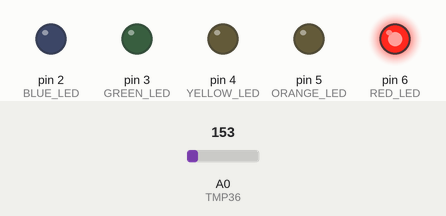
The sketch below on a simulated Arduino Uno, built with avr-gcc and run on an emulated ATmega328P. Parts: output pins drawn as LEDs (lit = HIGH). Inputs (shaded band) come from the test bench; at power-on: A0 (TMP36) = 153.

Above: at 1.8 s.
1.9 s: A0 (TMP36) set to 132
At 3.2 s:
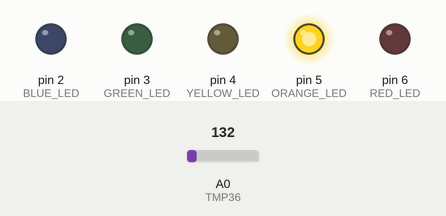
3.5 s: A0 (TMP36) set to 114
At 4.8 s:
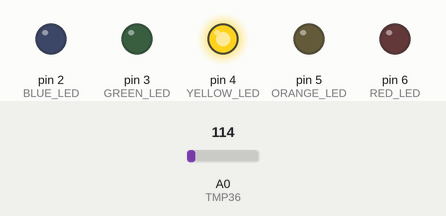
5.5 s: A0 (TMP36) set to 133
At 6.4 s:
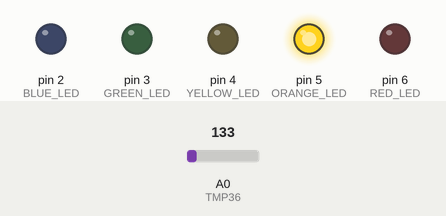
7.5 s: A0 (TMP36) set to 165
At 9.1 s:
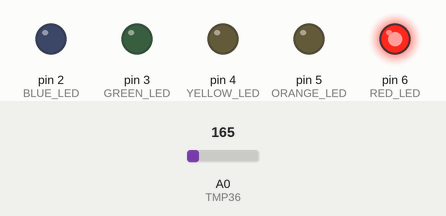
Timing chart, 0 to 10.5 s (numbered marks = the images above; inputs shaded):
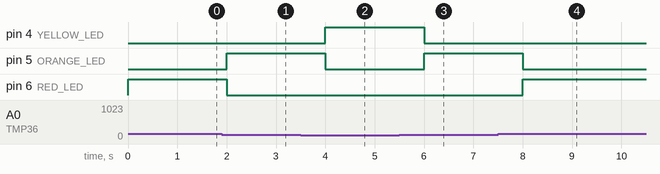

The sketch:

timer_interrupt.ino
```cpp
// (C) Aisha Attar, Vijaykrishnan Gopalakrishnan, Ville Vikingsson, group: 25 (2026)
// Work package 4
// Exercise 1
// Submission code: sCnaU7

#define RED_LED 6   // define macro
#define ORANGE_LED 5  // define macro
#define YELLOW_LED 4  // define macro
#define GREEN_LED 3 // define macro
#define BLUE_LED 2  // define macro
#define TMP36 A0  // define macro

void setup() {
  pinMode(RED_LED, OUTPUT);     // Set pin mode
  pinMode(ORANGE_LED, OUTPUT);  // Set pin mode
  pinMode(YELLOW_LED, OUTPUT);  // Set pin mode
  pinMode(GREEN_LED, OUTPUT);   // Set pin mode
  pinMode(BLUE_LED, OUTPUT);    // Set pin mode
  pinMode(TMP36, INPUT);        // Set pin mode

  cli(); // Clear interrupts, enter critical section

  // The arduino uno also has timer0 and timer2, but they work with 8 bits.
  // timer1 is a 16bit timer.
  // It is more appropriate to use for smaller frequencies (larger intervals) because
  // it can count more times before overflowing.
  // The below sets timer1 to interrupt at 1Hz.

  // Timer Counter Control Registers are special memory locations (usually 8 or 16 bits) used for
  // telling the timer exactly how to behave.
  // Setting all the control registers back to 0 ensure we have a known state and eliminate glitchy behavior
  TCCR1A = 0; // Set first half of Timer 1 control registers to 0.
  TCCR1B = 0; // Set second half of Timer 1 control registers to 0.
  TCNT1 = 0;  // Timer CouNTer, the actual number of times the timer has incremented before overflowing. We set this back to 0 to start from... well, 0.

  // OCR = Output Compare Register. Hardware is constantly checking if TCNT == OCR, and if it is, a given event is triggered. (in this case an interrupt).
  // Arduino clock speed == 16 000 000 Hz, 16MHz.
  // What are prescalers?
  OCR1A =  15624; // = (16*10^6) / (1*1024) - 1. Must be < 65536
  // Set Waveform Generation Mode bit. This tells the timer we want it to reset when it reaches the OCR1A value instead of its natural max, 65536
  TCCR1B |= (1 << WGM12); // Timer counter control register 1B
  // Set CS10 and CS12 bits to tell the timer we want to use a prescaler of 1024. This allows us to use the timer for intervals as long as aroudn 4 seconds, but with
  // a lower resolution than smaller prescalers.
  TCCR1B |= (1 << CS12) | (1 << CS10);
  // enable timer compare interrupt by setting "Output Compare Interrupt Enable" bit for timer 1 to 1 in the Timer Interrupt Mask for timer 1.
  TIMSK1 |= (1 << OCIE1A);

  sei(); // Set interrupts, exit critical section
}

  // Timer1's interrupt handler
ISR(TIMER1_COMPA_vect){
  static int last_pin = 2;  // Static variable to keep track of the LED that's currently on (needs to be turned off)
  digitalWrite(last_pin, LOW);  // Turn off led
  float temp = get_temperature(); // read temperature
  if (temp <= -10) {  // if temp <= 10
    digitalWrite(BLUE_LED, HIGH); // set LED to high
    last_pin = BLUE_LED;  // remember what LED is on
  } else if (temp <= 0) { // if temp <= 0
    digitalWrite(GREEN_LED, HIGH); // set LED to high
    last_pin = GREEN_LED; // remember what LED is on
  } else if (temp <= 10) { // if temp <= 10
    digitalWrite(YELLOW_LED, HIGH); // set LED to high
    last_pin = YELLOW_LED; // remember what LED is on
  } else if (temp <= 20) {  // if temp <= 20
    digitalWrite(ORANGE_LED, HIGH); // set LED to high
    last_pin = ORANGE_LED; // remember what LED is on
  } else {  // if temp > 20
    digitalWrite(RED_LED, HIGH); // set LED to high
    last_pin = RED_LED; // remember what LED is on
  }
}

void loop() {
  // Do nothing, just wait for interrupt
}


// Reads the current temperature
float get_temperature() {
  int raw = analogRead(TMP36);  // Read raw analog value
  float temp = (raw * (5.0 / 1024) - 0.5) * 100;  // Convert value to temperature
  return temp;
}
```

Measured:
- the behaviour switches between 144 and 143 on A0 (TMP36) (found by bisection; images 0 and 1)
- after the input at 1.9 s, pin 5 (ORANGE_LED): LOW → HIGH after 0.10 s; pin 6 (RED_LED): HIGH → LOW after 0.10 s
- after the input at 3.5 s, pin 4 (YELLOW_LED): LOW → HIGH after 0.50 s; pin 5 (ORANGE_LED): HIGH → LOW after 0.50 s
- after the input at 5.5 s, pin 4 (YELLOW_LED): HIGH → LOW after 0.50 s; pin 5 (ORANGE_LED): LOW → HIGH after 0.50 s
- after the input at 7.5 s, pin 5 (ORANGE_LED): HIGH → LOW after 0.50 s; pin 6 (RED_LED): LOW → HIGH after 0.50 s
